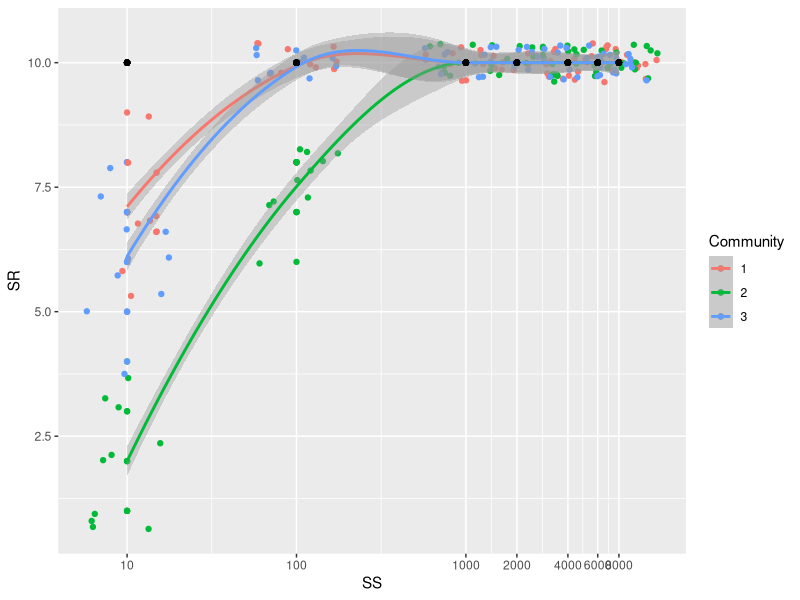

This figure's R source:
## ---- chunk 1
rm(list = ls())
library(dplyr)
library(tidyr)
library(ggplot2)
library(vegan)
library(boot)
## ---- chunk 2
NumSpecies<-10
SpeciesCode<-paste("Species_", 1:NumSpecies, sep = "")
## ---- chunk 3
myMultiplier<-10000/NumSpecies
NumIndividuals<-10000
Community_1<-rep(SpeciesCode, each = myMultiplier)
## ---- chunk 4
#first, figure out the balance which depends on the number of species NumSpecies
Balance<-NumIndividuals/NumSpecies
Common<-NumIndividuals*(1-(1/NumSpecies))
Remaining<-NumIndividuals-Common
FreqEachRemainSp<-trunc(Remaining/(NumSpecies-1))
TotalRare<-FreqEachRemainSp*(NumSpecies -1)
Remainder<-Remaining - TotalRare
Break1<-NumIndividuals-((FreqEachRemainSp*(NumSpecies-2)))

#Now build community using those variables
Community_2<-vector(mode = "character", length = 10000)
Spec1<-rep(SpeciesCode[1], each = Common)
Community_2[1:Common]<-Spec1
if(Remainder == 0){
	OtherSpec<-rep(SpeciesCode[2:NumSpecies], each = FreqEachRemainSp)
	Community_2[Common+1:NumIndividuals]<-OtherSpec
} else {
	OtherSpec<-rep(SpeciesCode[2:(NumSpecies-1)], each = FreqEachRemainSp)
	LastSpec<-rep(SpeciesCode[NumSpecies], each = FreqEachRemainSp+Remainder)
	Community_2[(Common+1):(Common+(length(OtherSpec)))]<-OtherSpec
	Community_2[((Common+(length(OtherSpec)))+1):NumIndividuals]<-LastSpec
}

## ---- chunk 5
Community_3<-sample(SpeciesCode, size = 10000, replace = T)
## ---- chunk 6
Communities<-data.frame(cbind(Community_1, Community_2, Community_3))
## ---- chunk 7
SS<-c(10, 100, 1000, 2000, 4000, 6000, 8000)
PerPop<-SS/10000
## ---- chunk 8
Richness1<-vector(mode = "integer", length = length(SS))
Richness2<-vector(mode = "integer", length = length(SS))
Richness3<-vector(mode = "integer", length = length(SS))
## ---- chunk 9
NumIterations<-10
RowNames<-paste("Iteration_", 1:NumIterations, sep = "")
ColNames<-SS

 for (i in 1:3){
 	assign(paste0("Rvals_Comm", i), data.frame(matrix(nrow = NumIterations, ncol = length(SS)), row.names = RowNames))
 	
 }
## ---- chunk 10
#outer loop
for(i in 1:NumIterations){
	for (s in 1:length(SS)){
	Take1<-sample(Communities$Community_1, size=SS[s], replace = F)
	Take2<-sample(Communities$Community_2, size = SS[s], replace = F)
	Take3<-sample(Communities$Community_3, size = SS[s], replace = F)

Richness1[s]<-length(unique(Take1))
Richness2[s]<-length(unique(Take2))
Richness3[s]<-length(unique(Take3))
	}
	Rvals_Comm1[i,]<-Richness1
	Rvals_Comm2[i,]<-Richness2
	Rvals_Comm3[i,]<-Richness3
}
names(Rvals_Comm1)<-ColNames
names(Rvals_Comm2)<-ColNames
names(Rvals_Comm3)<-ColNames
## ---- chunk 11
 #add column for iteration number to make tidying easier
 Rvals_Comm1$Iteration<-1:NumIterations
 Rvals_Comm2$Iteration<-1:NumIterations
 Rvals_Comm3$Iteration<-1:NumIterations
 
 Com1_SR<-Rvals_Comm1 %>% pivot_longer(!Iteration, names_to = "SS", values_to = "SR")
 Com2_SR<-Rvals_Comm2 %>% pivot_longer(!Iteration, names_to = "SS", values_to = "SR")
 Com3_SR<-Rvals_Comm3 %>% pivot_longer(!Iteration, names_to = "SS", values_to = "SR")
 
 #now add community
 Com1_SR$Community<-1
 Com2_SR$Community<-2
 Com3_SR$Community<-3
 #now for tidyness, put community as left-most column via dplyr
 Com1_SR<-relocate(Com1_SR, Community)
 Com2_SR<-relocate(Com2_SR, Community)
 Com3_SR<-relocate(Com3_SR, Community)
## ---- chunk 12
All<-bind_rows(Com1_SR, Com2_SR, Com3_SR)
## ---- chunk 13
#df to hold actual SR
Actual<-data.frame(
	Community = factor(length(All$Community)),
	SS = character(length(All$Community)), 
	SR = integer(length(All$Community))
	)

Actual$Community<-as.factor(rep(1:3, each = (length(All$Community)/3)))
Actual$SS<-rep(SS, times = 3)
Actual$Actual_SR<-NumSpecies
Actual$Actual_SR<-as.integer(Actual$Actual_SR)

All$Community<-as.factor(All$Community)
All$SS<-as.numeric(All$SS)
RichnessPlot<-ggplot(data = NULL, aes(x = SS, y = SR, color = Community))+
	geom_point(All, mapping = aes(group =Iteration))+
	geom_jitter(All, mapping = aes(group = Iteration), width = 0.25)+
	geom_smooth(data = All, method = NULL)+
	geom_point(Actual, mapping= aes(x = SS, y = Actual_SR), color = "black")+
	scale_x_log10(breaks = SS)


RichnessPlot
